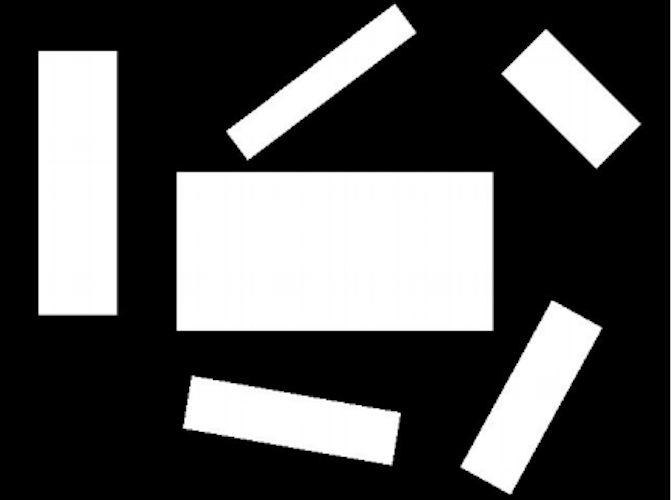
#> input picture Q1/images/Q1_1.png, 672 x 500 px
$ python rectOMania.py images/Q1_1.png   (Python 2 division)   (older library calls are emulated)
#> lines starting #> are read from the running program, lines starting #| are printed output that depends on the picture; after the words box and inside, x2 and y2 are one past the last pixel; in counts of white or black regions, pixels touching at a corner belong together
# Necessary modules imported
import numpy as np
import sys
import cv2

# Ensuring correct arguments
if not len(sys.argv) == 2:
	print "Usage : %s <input image>" % sys.argv[0]
	sys.exit()

def dist(pt1, pt2):
	return np.sqrt((pt1[0]-pt2[0])**2 + (pt1[1]-pt2[1])**2)

def process(pts):
	midPt = np.uint8(np.mean(pts, 0))

	ptsS = pts[1:, :]
	np.append(ptsS, pts[0])

	distM = [ dist(pts[:], ptsS[:]) ]
	idx = np.argmax(distM)
	pt1 = np.float32(pts[idx])
	pt2 = np.float32(ptsS[idx])

	return midPt, np.uint8(np.degrees(np.arctan((pt2[1]-pt1[1])/(pt2[0]-pt1[0]))))

img = cv2.imread(sys.argv[1])
#> img is the input picture: shape (500, 672, 3); min 0, max 255, mean 83.8
gray = cv2.cvtColor(img, cv2.COLOR_BGR2GRAY)

rows, cols = gray.shape
#> rows = 500; cols = 672
gray = cv2.GaussianBlur(gray, (5, 5), 0)

ret, thresh = cv2.threshold(gray,127,255,1)
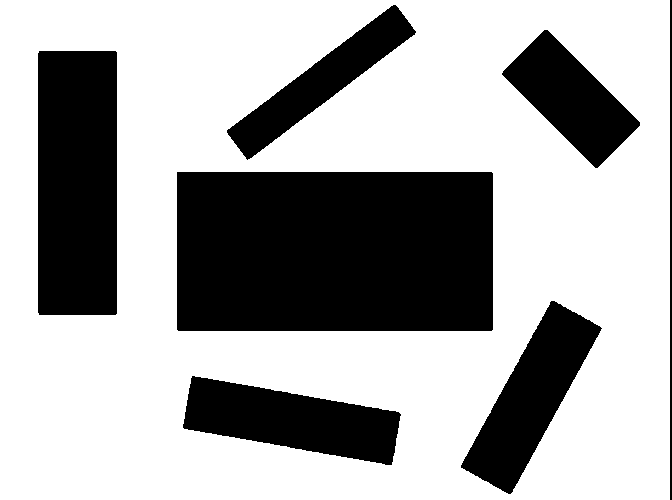
#> thresh: shape (500, 672); 67.1% white; 7 black regions

# OpenCV 3.0.0				: _, contours, h
# OpenCV 2.4.11 and before	: contours, h
_, contours, h = cv2.findContours(thresh,1,2)
#> contours = 7 contours; box (x1, y1, x2, y2) and area: (0, 0, 670, 500) 333831, (176, 171, 494, 332) 50714, (37, 50, 118, 316) 21190, (182, 375, 402, 466) 11628, (460, 300, 603, 495) 11192, (501, 29, 641, 169) 8728, (226, 4, 417, 161) 7880; h = [[1, -1, -1, -1], [2, 0, -1, -1], [3, 1, -1, -1], [4, 2, -1, -1], [5, 3, -1, -1], [6, 4, -1, -1], [-1, 5, -1, -1]]

totalArea = cols*rows
#> totalArea = 336000

log = ""
ctr = 0

for cnt in contours:
	if cv2.contourArea(cnt) > 0.9*totalArea:
		continue

	approx = cv2.approxPolyDP(cnt, 0.01*cv2.arcLength(cnt, True), True)

	if len(approx)==4:
		ctr += 1
		midPt, theta = process(np.array(approx).reshape(-1, 2))
		log = log + str(midPt[0]) + ", " + str(midPt[1]) + ", " + str(theta) + '\n'
		color = np.random.randint(0, 255, 3)
		cv2.drawContours(img, [cnt], 0, color, -1)
#> this loop made 7 passes
#> (approx, midPt, distM in process, idx in process, theta, color) on passes 1 to 6: ([[190, 378], [398, 411], [392, 464], [184, 429]], [35, 164], [[208.1, 62.43]], 0, 9, [172, 47, 117]), ([[554, 300], [602, 328], [508, 494], [460, 465]], [19, 140], [[105.5, 168.3]], 1, 196, [192, 67, 251]), ([[176, 172], [491, 171], [493, 329], [178, 331]], [78, 250], [[315, 158]], 0, 0, [195, 103, 9]), ([[39, 50], [117, 52], [115, 315], [37, 312]], [77, 182], [[78.03, 263]], 1, 167, [211, 21, 242]), ([[544, 29], [640, 122], [597, 168], [501, 74]], [58, 98], [[105.2, 103.8]], 0, 44, [36, 87, 70]), ([[395, 4], [415, 34], [247, 160], [226, 130]], [64, 82], [[169.2, 129.5]], 0, 56, [216, 88, 140])
#> cnt on pass 7: [[0, 0], [0, 499], [669, 499], [669, 0]]
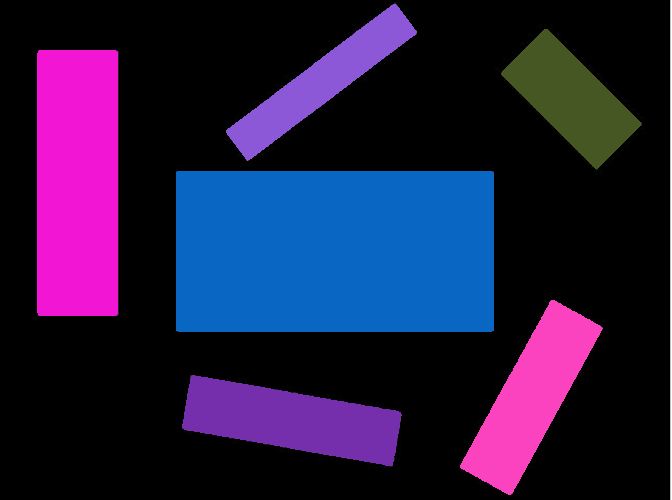
#> img: shape (500, 672, 3); mean B, G, R 62.7, 26.2, 35.5
#> after the loop, ctr = 6

print log.strip()
#| 35, 164, 9
#| 19, 140, 196
#| 78, 250, 0
#| 77, 182, 167
#| 58, 98, 44
#| 64, 82, 56

# [4 lines of commented-out code are left out]
